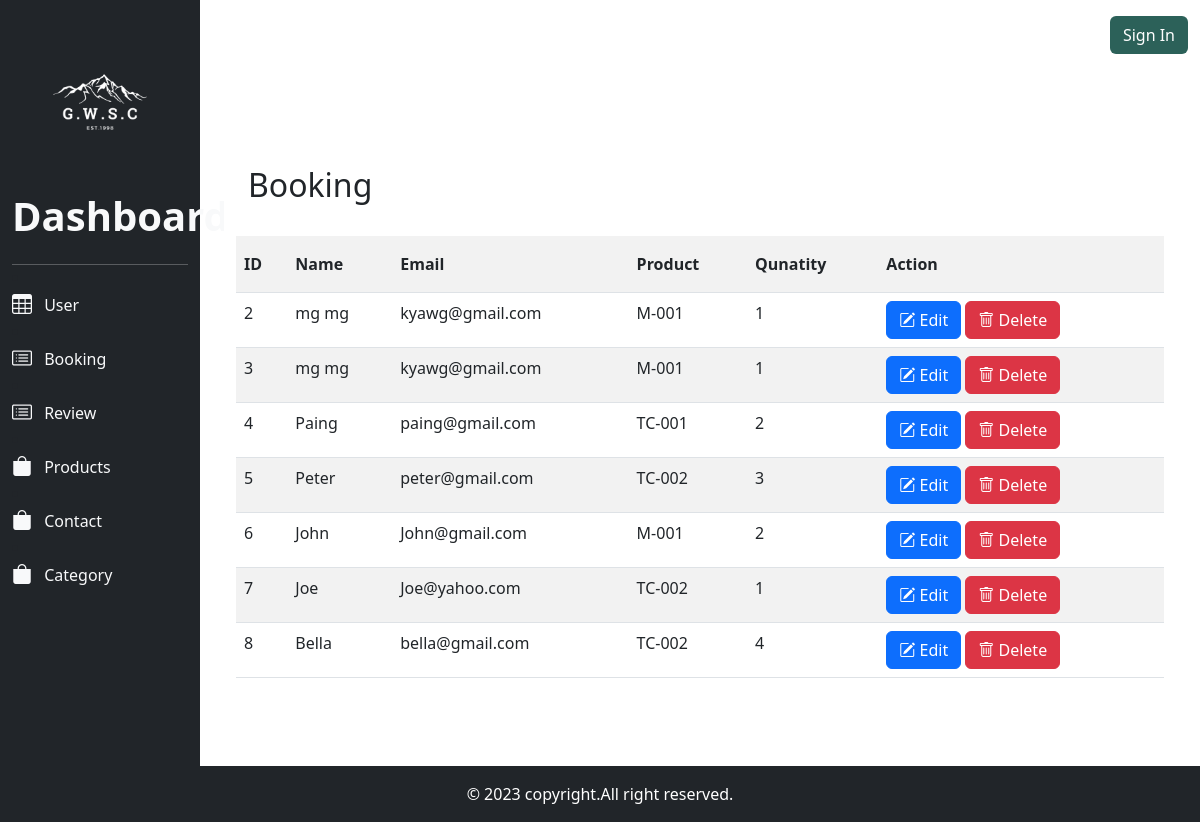
Page /admin_panel/booking/booking.php on the committed database.
### tables this page shows
CREATE TABLE `booking` (
  `id` int(11) NOT NULL,
  `name` varchar(255) NOT NULL,
  `email` varchar(255) NOT NULL,
  `product` varchar(255) NOT NULL,
  `quantity` varchar(255) NOT NULL
);

### admin_panel/booking/booking.php (the view, shortened to what this page needs)
<?php
    require_once('header.php');
    require_once('../../db/dbconfig.php');
    $product_order = $pdo_conn->prepare("SELECT * FROM booking ORDER BY  booking.id ASC ");
    $product_order->execute();
    $product_order_result = $product_order->fetchAll();
?>
<div class="container-fluid dashboard-bg py-4 ">
        <div class="contianer bg-white my-4 p-4">
            <div class="row py-4">
                <div class="col-md-2">
                    <h2>Booking</h2>
                </div>
            </div>
            <div class="row">
            <table class="table table-striped">
                <tr>
                    <th scope="col" class="py-3">ID</th>
                    <th scope="col" class="py-3">Name</th>
                    <th scope="col" class="py-3">Email</th>
                    <th scope="col" class="py-3">Product</th>
                    <th scope="col" class="py-3">Qunatity</th>
                    <th scope="col" class="py-3">Action</th>
                </tr>
                <?php
                if(!empty($product_order_result)){
                    foreach($product_order_result as $product_order_row){
                ?>
                <tr>
                    <td><?php echo $product_order_row['id']; ?></td>
                    <td><?php echo $product_order_row['name']; ?></td>
                    <td><?php echo $product_order_row['email']; ?></td>
                    <td><?php echo $product_order_row['product']; ?></td>
                    <td><?php echo $product_order_row['quantity']; ?></td>
                    <td>
                    <a href="edit.php?id=<?php echo $product_order_row['id'] ?>" class="btn btn-primary"><i class="bi bi-pencil-square"></i> Edit</a>
                    <a href="delete.php?id=<?php echo $product_order_row['id'] ?>" class="btn btn-danger"><i class="bi bi-trash"></i> Delete</a></td>
                </tr>
                <?php
                        }
                    }
                ?>
            </table>
            </div>
        </div>
    </div>
<?php
    require_once('footer.php');
?>

### css/style.css (style rules this page uses)
body, html { height: 100%; }

### rows in the picture
booking: id "2", name "mg mg", email "kyawg@gmail.com", product "M-001", quantity "1"
booking: id "3", name "mg mg", email "kyawg@gmail.com", product "M-001", quantity "1"
booking: id "4", name "Paing", email "paing@gmail.com", product "TC-001", quantity "2"
booking: id "5", name "Peter", email "peter@gmail.com", product "TC-002", quantity "3"
booking: id "6", name "John", email "John@gmail.com", product "M-001", quantity "2"
booking: id "7", name "Joe", email "Joe@yahoo.com", product "TC-002", quantity "1"
booking: id "8", name "Bella", email "bella@gmail.com", product "TC-002", quantity "4"
